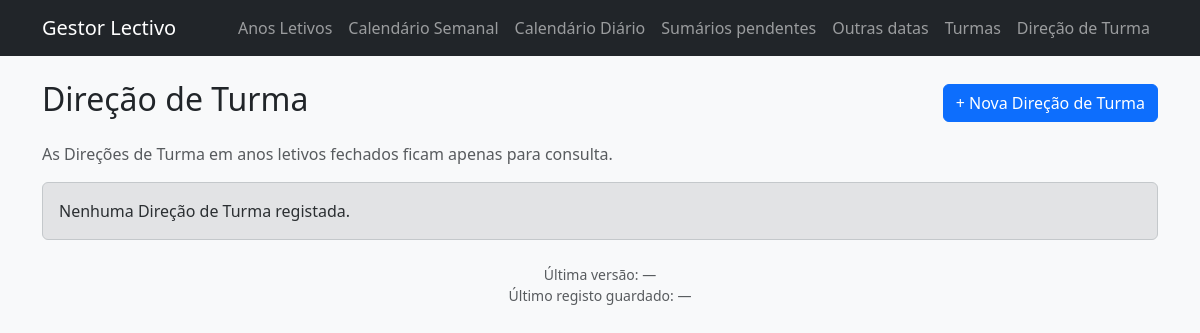
The page /direcao-turma on the database as committed earlier.
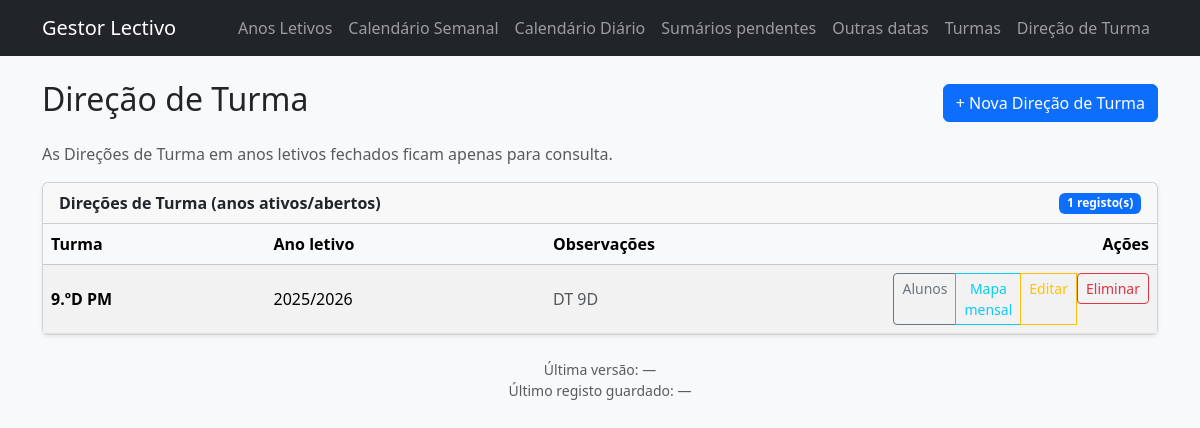
The same page on the database as committed later.
### models.py (models this page shows)
class DTTurma(db.Model):
    __tablename__ = "dt_turmas"
    id = db.Column(db.Integer, primary_key=True)
    turma_id = db.Column(db.Integer, db.ForeignKey("turmas.id"), nullable=False)
    ano_letivo_id = db.Column(db.Integer, db.ForeignKey("anos_letivos.id"), nullable=False)
    observacoes = db.Column(db.Text)
    turma = db.relationship("Turma", backref="dt_turmas")
    ano_letivo = db.relationship("AnoLetivo", backref="dt_turmas")
    alunos = db.relationship(
        "DTAluno",
        back_populates="dt_turma",
        cascade="all, delete-orphan",
    )
    __table_args__ = (
        db.UniqueConstraint("turma_id", "ano_letivo_id", name="uq_dt_turma_ano"),
    )

class Turma(db.Model):
    __tablename__ = "turmas"
    id = db.Column(db.Integer, primary_key=True)
    nome = db.Column(db.String(50), nullable=False)
    tipo = db.Column(db.String(20), nullable=False, default="regular")
    periodo_tipo = db.Column(db.String(20), nullable=False, default="anual")
    ano_letivo_id = db.Column(db.Integer, db.ForeignKey("anos_letivos.id"))
    ano_letivo = db.relationship("AnoLetivo", backref="turmas")
    livros_turmas = db.relationship(
        "LivroTurma",
        back_populates="turma",
        cascade="all, delete-orphan",
    )
    livros = db.relationship(
        "Livro",
        secondary=lambda: LivroTurma.__table__,
        back_populates="turmas",
    )
    carga_segunda = db.Column(db.Float, nullable=True)
    carga_terca = db.Column(db.Float, nullable=True)
    carga_quarta = db.Column(db.Float, nullable=True)
    carga_quinta = db.Column(db.Float, nullable=True)
    carga_sexta = db.Column(db.Float, nullable=True)
    tempo_segunda = db.Column(db.Integer, nullable=True)
    tempo_terca = db.Column(db.Integer, nullable=True)
    tempo_quarta = db.Column(db.Integer, nullable=True)
    tempo_quinta = db.Column(db.Integer, nullable=True)
    tempo_sexta = db.Column(db.Integer, nullable=True)
    letiva = db.Column(db.Boolean, nullable=False, default=True, server_default="1")
    turmas_disciplinas = db.relationship(
        "TurmaDisciplina",
        back_populates="turma",
        cascade="all, delete-orphan",
    )
    disciplinas = db.relationship(
        "Disciplina",
        secondary=lambda: TurmaDisciplina.__table__,
        back_populates="turmas",
    )
    alunos = db.relationship(
        "Aluno",
        back_populates="turma",
        cascade="all, delete-orphan",
    )

class AnoLetivo(db.Model):
    __tablename__ = "anos_letivos"
    id = db.Column(db.Integer, primary_key=True)
    nome = db.Column(db.String(20), unique=True, nullable=False)
    data_inicio_ano = db.Column(db.Date, nullable=False)
    data_fim_ano = db.Column(db.Date, nullable=False)
    data_fim_semestre1 = db.Column(db.Date, nullable=False)
    data_inicio_semestre2 = db.Column(db.Date, nullable=False)
    descricao = db.Column(db.String(255))
    ativo = db.Column(db.Boolean, nullable=False, default=False)
    fechado = db.Column(db.Boolean, nullable=False, default=False)

### app.py (the view)
    @app.route("/direcao-turma")
    def direcao_turma_list():
        dt_turmas = (
            DTTurma.query.options(
                joinedload(DTTurma.turma),
                joinedload(DTTurma.ano_letivo),
            )
            .outerjoin(AnoLetivo, DTTurma.ano_letivo_id == AnoLetivo.id)
            .outerjoin(Turma, DTTurma.turma_id == Turma.id)
            .order_by(
                AnoLetivo.ativo.desc(),
                AnoLetivo.fechado.asc(),
                AnoLetivo.data_inicio_ano.desc(),
                Turma.nome,
            )
            .all()
        )
        dt_abertas = [
            dt for dt in dt_turmas if not (dt.ano_letivo and dt.ano_letivo.fechado)
        ]
        dt_fechadas = [
            dt for dt in dt_turmas if dt.ano_letivo and dt.ano_letivo.fechado
        ]
        return render_template(
            "direcao_turma/list.html",
            dt_abertas=dt_abertas,
            dt_fechadas=dt_fechadas,
        )

### app.py (called while the page is built, shortened)
def _formatar_data_hora(valor):
    if not valor:
        return None

### templates/direcao_turma/list.html (shortened to what this page needs)
{% extends "base.html" %}
{% block content %}
<div class="d-flex justify-content-between align-items-center mb-3">
  <h2>Direção de Turma</h2>
  <a href="{{ url_for('direcao_turma_add') }}" class="btn btn-primary">+ Nova Direção de Turma</a>
</div>
<p class="text-muted">As Direções de Turma em anos letivos fechados ficam apenas para consulta.</p>
{% macro render_dt_card(dt_turmas, titulo, badge_class) %}
  <div class="card shadow-sm mb-4">
    <div class="card-header d-flex justify-content-between align-items-center">
      <div class="fw-semibold">{{ titulo }}</div>
      <span class="badge {{ badge_class }}">{{ dt_turmas|length }} registo(s)</span>
    </div>
    <div class="table-responsive">
      <table class="table table-striped align-middle mb-0">
        <thead class="table-light">
          <tr>
            <th>Turma</th>
            <th>Ano letivo</th>
            <th>Observações</th>
            <th class="text-end" style="width: 200px;">Ações</th>
          </tr>
        </thead>
        <tbody>
        {% for dt in dt_turmas %}
          <tr>
            <td class="fw-semibold">{{ dt.turma.nome if dt.turma else '—' }}</td>
            <td>
              {% if dt.ano_letivo %}
                {{ dt.ano_letivo.nome }}
              {% else %}
                —
              {% endif %}
            </td>
            <td class="text-muted">{{ dt.observacoes or '—' }}</td>
            <td class="text-end">
              {% set bloqueado = dt.ano_letivo and dt.ano_letivo.fechado %}
              <div class="btn-group" role="group">
                <a href="{{ url_for('direcao_turma_alunos', dt_id=dt.id) }}"
                   class="btn btn-sm btn-outline-secondary">
                  Alunos
                </a>
                <a href="{{ url_for('direcao_turma_mapa_mensal', dt_id=dt.id) }}"
                   class="btn btn-sm btn-outline-info">
                  Mapa mensal
                </a>
                <a href="{{ url_for('direcao_turma_edit', dt_id=dt.id) }}"
                   class="btn btn-sm btn-outline-warning {% if bloqueado %}disabled{% endif %}">
                  Editar
                </a>
                <form method="post"
                      action="{{ url_for('direcao_turma_delete', dt_id=dt.id) }}"
                      class="d-inline"
                      onsubmit="return confirm('Eliminar Direção de Turma?');">
                  <button type="submit" class="btn btn-sm btn-outline-danger" {% if bloqueado %}disabled{% endif %}>Eliminar</button>
                </form>
              </div>
            </td>
          </tr>
        {% endfor %}
        </tbody>
      </table>
    </div>
  </div>
{% endmacro %}
{% if dt_abertas %}
  {{ render_dt_card(dt_abertas, 'Direções de Turma (anos ativos/abertos)', 'text-bg-primary') }}
{% endif %}
{% if not dt_abertas and not dt_fechadas %}
  <div class="alert alert-secondary">Nenhuma Direção de Turma registada.</div>
{% endif %}
{% endblock %}

Rows that differ between the two databases and show on the page:
added DTTurma: turma "9.ºD PM", ano_letivo.nome "2025/2026", observacoes "DT 9D"
Other text that changed with them:
{{ titulo }}: (not shown) → "Direções de Turma (anos ativos/abertos)"
{{ dt_turmas|length }}: (not shown) → "1"
text no longer shown: "Nenhuma Direção de Turma registada."
text now shown: "registo(s) Turma Ano letivo Observações Ações"
